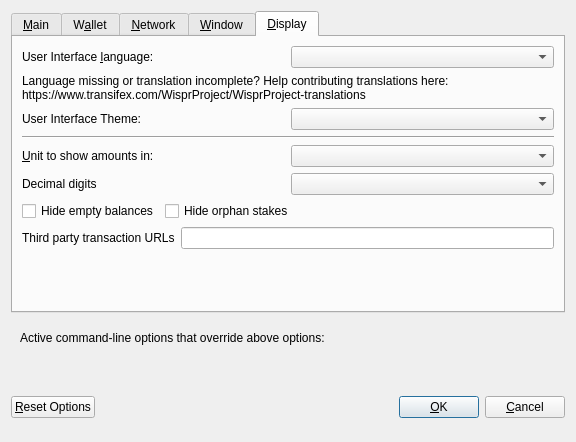
<?xml version="1.0" encoding="UTF-8"?>
<ui version="4.0">
 <class>OptionsDialog</class>
 <widget class="QDialog" name="OptionsDialog">
  <property name="geometry">
   <rect>
    <x>0</x>
    <y>0</y>
    <width>576</width>
    <height>442</height>
   </rect>
  </property>
  <property name="windowTitle">
   <string>Options</string>
  </property>
  <property name="modal">
   <bool>true</bool>
  </property>
  <layout class="QVBoxLayout" name="verticalLayout">
   <item>
    <widget class="QTabWidget" name="tabWidget">
     <property name="currentIndex">
      <number>4</number>
     </property>
     <widget class="QWidget" name="tabMain">
      <attribute name="title">
       <string>&amp;Main</string>
      </attribute>
      <layout class="QVBoxLayout" name="verticalLayout_Main">
       <item>
        <widget class="QCheckBox" name="bitcoinAtStartup">
         <property name="toolTip">
          <string>Automatically start WISPR after logging in to the system.</string>
         </property>
         <property name="text">
          <string>&amp;Start WISPR on system login</string>
         </property>
        </widget>
       </item>
       <item>
        <layout class="QHBoxLayout" name="horizontalLayout_2_Main">
         <item>
          <widget class="QLabel" name="databaseCacheLabel">
           <property name="text">
            <string>Size of &amp;database cache</string>
           </property>
           <property name="textFormat">
            <enum>Qt::PlainText</enum>
           </property>
           <property name="buddy">
            <cstring>databaseCache</cstring>
           </property>
          </widget>
         </item>
         <item>
          <widget class="QSpinBox" name="databaseCache"/>
         </item>
         <item>
          <widget class="QLabel" name="databaseCacheUnitLabel">
           <property name="text">
            <string>MB</string>
           </property>
           <property name="textFormat">
            <enum>Qt::PlainText</enum>
           </property>
          </widget>
         </item>
         <item>
          <spacer name="horizontalSpacer_2_Main">
           <property name="orientation">
            <enum>Qt::Horizontal</enum>
           </property>
           <property name="sizeHint" stdset="0">
            <size>
             <width>40</width>
             <height>20</height>
            </size>
           </property>
          </spacer>
         </item>
        </layout>
       </item>
       <item>
        <layout class="QHBoxLayout" name="horizontalLayout_3_Main">
         <item>
          <widget class="QLabel" name="threadsScriptVerifLabel">
           <property name="text">
            <string>Number of script &amp;verification threads</string>
           </property>
           <property name="textFormat">
            <enum>Qt::PlainText</enum>
           </property>
           <property name="buddy">
            <cstring>threadsScriptVerif</cstring>
           </property>
          </widget>
         </item>
         <item>
          <widget class="QSpinBox" name="threadsScriptVerif">
           <property name="toolTip">
            <string>(0 = auto, &lt;0 = leave that many cores free)</string>
           </property>
          </widget>
         </item>
         <item>
          <spacer name="horizontalSpacer_3_Main">
           <property name="orientation">
            <enum>Qt::Horizontal</enum>
           </property>
           <property name="sizeHint" stdset="0">
            <size>
             <width>40</width>
             <height>20</height>
            </size>
           </property>
          </spacer>
         </item>
        </layout>
       </item>
       <item>
        <spacer name="verticalSpacer_2">
         <property name="orientation">
          <enum>Qt::Vertical</enum>
         </property>
         <property name="sizeHint" stdset="0">
          <size>
           <width>20</width>
           <height>40</height>
          </size>
         </property>
        </spacer>
       </item>
       <item>
        <layout class="QHBoxLayout" name="horiz-autominting-layout">
         <item>
          <widget class="QCheckBox" name="checkBoxZeromintEnable">
           <property name="toolTip">
          <string>Enable automatic minting of WSP units to zWSP</string>
           </property>
           <property name="layoutDirection">
            <enum>Qt::LeftToRight</enum>
           </property>
           <property name="text">
          <string>Enable zWSP Automint</string>
           </property>
          </widget>
         </item>
         <item>
          <widget class="QCheckBox" name="checkBoxZeromintAddresses">
           <property name="toolTip">
            <string>Enable automatic zWSP minting from specific addresses</string>
           </property>
           <property name="layoutDirection">
            <enum>Qt::LeftToRight</enum>
           </property>
           <property name="text">
            <string>Enable Automint Addresses</string>
           </property>
          </widget>
         </item>
        </layout>
       </item>
       <item>
        <layout class="QHBoxLayout" name="horizontalLayout_3">
         <item>
          <widget class="QLabel" name="percentage_label">
           <property name="toolTip">
            <string>Percentage of incoming WSP which get automatically converted to zWSP via Zerocoin Protocol (min: 10%)</string>
           </property>
           <property name="text">
            <string>Percentage of autominted zWSP</string>
           </property>
          </widget>
         </item>
         <item>
          <widget class="QSpinBox" name="zeromintPercentage">
           <property name="minimum">
            <number>1</number>
           </property>
           <property name="maximum">
            <number>100</number>
           </property>
          </widget>
         </item>
        </layout>
       </item>
       <item>
        <layout class="QHBoxLayout" name="horizontalLayout" stretch="0,0">
         <property name="sizeConstraint">
          <enum>QLayout::SetFixedSize</enum>
         </property>
         <item>
          <widget class="QLabel" name="labelPreferredDenom">
           <property name="maximumSize">
            <size>
             <width>16777215</width>
             <height>16777215</height>
            </size>
           </property>
           <property name="toolTip">
            <string>Wait with automatic conversion to Zerocoin until enough WSP for this denomination is available</string>
           </property>
           <property name="text">
            <string>Preferred Automint zWSP Denomination</string>
           </property>
          </widget>
         </item>
         <item>
          <widget class="QComboBox" name="preferredDenom">
           <property name="maximumSize">
            <size>
             <width>16777215</width>
             <height>27</height>
            </size>
           </property>
           <property name="toolTip">
            <string>Wait with automatic conversion to Zerocoin until enough WSP for this denomination is available</string>
           </property>
           <property name="maxVisibleItems">
            <number>9</number>
           </property>
           <property name="maxCount">
            <number>9</number>
           </property>
          </widget>
         </item>
        </layout>
       </item>
      </layout>
     </widget>
     <widget class="QWidget" name="tabWallet">
      <attribute name="title">
       <string>W&amp;allet</string>
      </attribute>
      <layout class="QVBoxLayout" name="verticalLayout_Wallet">
       <item>
        <layout class="QHBoxLayout" name="horizontalLayout_2_Wallet">
         <item>
          <widget class="QLabel" name="labelStakeSplitThresholdText">
           <property name="text">
            <string>Stake split threshold:</string>
           </property>
          </widget>
         </item>
         <item>
          <widget class="QSpinBox" name="spinBoxStakeSplitThreshold">
           <property name="minimum">
            <number>1</number>
           </property>
           <property name="maximum">
            <number>999999</number>
           </property>
          </widget>
         </item>
        </layout>
       </item>
       <item>
        <widget class="QGroupBox" name="groupBox">
         <property name="title">
          <string>Expert</string>
         </property>
         <layout class="QVBoxLayout" name="verticalLayout_2">
          <item>
           <widget class="QCheckBox" name="coinControlFeatures">
            <property name="toolTip">
             <string>Whether to show coin control features or not.</string>
            </property>
            <property name="text">
             <string>Enable coin &amp;control features</string>
            </property>
           </widget>
          </item>
          <item>
           <widget class="QCheckBox" name="showMasternodesTab">
            <property name="toolTip">
             <string>Show additional tab listing all your masternodes in first sub-tab&lt;br/&gt;and all masternodes on the network in second sub-tab.</string>
            </property>
            <property name="text">
             <string>Show Masternodes Tab</string>
            </property>
           </widget>
          </item>
          <item>
           <widget class="QCheckBox" name="spendZeroConfChange">
            <property name="toolTip">
             <string>If you disable the spending of unconfirmed change, the change from a transaction&lt;br/&gt;cannot be used until that transaction has at least one confirmation.&lt;br/&gt;This also affects how your balance is computed.</string>
            </property>
            <property name="text">
             <string>&amp;Spend unconfirmed change</string>
            </property>
           </widget>
          </item>
         </layout>
        </widget>
       </item>
       <item>
        <spacer name="verticalSpacer_Wallet">
         <property name="orientation">
          <enum>Qt::Vertical</enum>
         </property>
         <property name="sizeHint" stdset="0">
          <size>
           <width>20</width>
           <height>40</height>
          </size>
         </property>
        </spacer>
       </item>
      </layout>
     </widget>
     <widget class="QWidget" name="tabNetwork">
      <attribute name="title">
       <string>&amp;Network</string>
      </attribute>
      <layout class="QVBoxLayout" name="verticalLayout_Network">
       <item>
        <widget class="QCheckBox" name="mapPortUpnp">
         <property name="toolTip">
          <string>Automatically open the WISPR client port on the router. This only works when your router supports UPnP and it is enabled.</string>
         </property>
         <property name="text">
          <string>Map port using &amp;UPnP</string>
         </property>
        </widget>
       </item>
       <item>
        <widget class="QCheckBox" name="allowIncoming">
         <property name="toolTip">
          <string>Accept connections from outside</string>
         </property>
         <property name="text">
          <string>Allow incoming connections</string>
         </property>
        </widget>
       </item>
       <item>
        <widget class="QCheckBox" name="connectSocks">
         <property name="toolTip">
          <string>Connect to the WISPR network through a SOCKS5 proxy.</string>
         </property>
         <property name="text">
          <string>&amp;Connect through SOCKS5 proxy (default proxy):</string>
         </property>
        </widget>
       </item>
       <item>
        <layout class="QHBoxLayout" name="horizontalLayout_1_Network">
         <item>
          <widget class="QLabel" name="proxyIpLabel">
           <property name="text">
            <string>Proxy &amp;IP:</string>
           </property>
           <property name="textFormat">
            <enum>Qt::PlainText</enum>
           </property>
           <property name="buddy">
            <cstring>proxyIp</cstring>
           </property>
          </widget>
         </item>
         <item>
          <widget class="QValidatedLineEdit" name="proxyIp">
           <property name="minimumSize">
            <size>
             <width>140</width>
             <height>0</height>
            </size>
           </property>
           <property name="maximumSize">
            <size>
             <width>140</width>
             <height>16777215</height>
            </size>
           </property>
           <property name="toolTip">
            <string>IP address of the proxy (e.g. IPv4: 127.0.0.1 / IPv6: ::1)</string>
           </property>
          </widget>
         </item>
         <item>
          <widget class="QLabel" name="proxyPortLabel">
           <property name="text">
            <string>&amp;Port:</string>
           </property>
           <property name="textFormat">
            <enum>Qt::PlainText</enum>
           </property>
           <property name="buddy">
            <cstring>proxyPort</cstring>
           </property>
          </widget>
         </item>
         <item>
          <widget class="QLineEdit" name="proxyPort">
           <property name="minimumSize">
            <size>
             <width>55</width>
             <height>0</height>
            </size>
           </property>
           <property name="maximumSize">
            <size>
             <width>55</width>
             <height>16777215</height>
            </size>
           </property>
           <property name="toolTip">
            <string>Port of the proxy (e.g. 9050)</string>
           </property>
          </widget>
         </item>
         <item>
          <spacer name="horizontalSpacer_1_Network">
           <property name="orientation">
            <enum>Qt::Horizontal</enum>
           </property>
           <property name="sizeHint" stdset="0">
            <size>
             <width>40</width>
             <height>20</height>
            </size>
           </property>
          </spacer>
         </item>
        </layout>
       </item>
       <item>
        <spacer name="verticalSpacer_Network">
         <property name="orientation">
          <enum>Qt::Vertical</enum>
         </property>
         <property name="sizeHint" stdset="0">
          <size>
           <width>20</width>
           <height>40</height>
          </size>
         </property>
        </spacer>
       </item>
      </layout>
     </widget>
     <widget class="QWidget" name="tabWindow">
      <attribute name="title">
       <string>&amp;Window</string>
      </attribute>
      <layout class="QVBoxLayout" name="verticalLayout_Window">
       <item>
        <widget class="QCheckBox" name="minimizeToTray">
         <property name="toolTip">
          <string>Show only a tray icon after minimizing the window.</string>
         </property>
         <property name="text">
          <string>&amp;Minimize to the tray instead of the taskbar</string>
         </property>
        </widget>
       </item>
       <item>
        <widget class="QCheckBox" name="minimizeOnClose">
         <property name="toolTip">
          <string>Minimize instead of exit the application when the window is closed. When this option is enabled, the application will be closed only after selecting Quit in the menu.</string>
         </property>
         <property name="text">
          <string>M&amp;inimize on close</string>
         </property>
        </widget>
       </item>
       <item>
        <spacer name="verticalSpacer_Window">
         <property name="orientation">
          <enum>Qt::Vertical</enum>
         </property>
         <property name="sizeHint" stdset="0">
          <size>
           <width>20</width>
           <height>40</height>
          </size>
         </property>
        </spacer>
       </item>
      </layout>
     </widget>
     <widget class="QWidget" name="tabDisplay">
      <attribute name="title">
       <string>&amp;Display</string>
      </attribute>
      <layout class="QVBoxLayout" name="verticalLayout_Display">
       <item>
        <layout class="QHBoxLayout" name="horizontalLayout_1_Display">
         <item>
          <widget class="QLabel" name="langLabel">
           <property name="text">
            <string>User Interface &amp;language:</string>
           </property>
           <property name="textFormat">
            <enum>Qt::PlainText</enum>
           </property>
           <property name="buddy">
            <cstring>lang</cstring>
           </property>
          </widget>
         </item>
         <item>
          <widget class="QValueComboBox" name="lang">
           <property name="toolTip">
            <string>The user interface language can be set here. This setting will take effect after restarting WISPR.</string>
           </property>
          </widget>
         </item>
        </layout>
       </item>
       <item>
        <widget class="QLabel" name="label_3">
         <property name="toolTip">
          <string notr="true"/>
         </property>
         <property name="statusTip">
          <string notr="true"/>
         </property>
         <property name="whatsThis">
          <string notr="true"/>
         </property>
         <property name="accessibleName">
          <string notr="true"/>
         </property>
         <property name="text">
          <string>Language missing or translation incomplete? Help contributing translations here:
https://www.transifex.com/WisprProject/WisprProject-translations</string>
         </property>
         <property name="wordWrap">
          <bool>true</bool>
         </property>
         <property name="openExternalLinks">
          <bool>true</bool>
         </property>
         <property name="textInteractionFlags">
          <set>Qt::TextBrowserInteraction</set>
         </property>
        </widget>
       </item>
       <item>
        <layout class="QHBoxLayout" name="horizontalLayout_2_Display" stretch="0,0">
         <item>
          <widget class="QLabel" name="themeLabel">
           <property name="text">
            <string>User Interface Theme:</string>
           </property>
          </widget>
         </item>
         <item>
          <widget class="QValueComboBox" name="theme"/>
         </item>
        </layout>
       </item>
       <item>
        <widget class="Line" name="line">
         <property name="orientation">
          <enum>Qt::Horizontal</enum>
         </property>
        </widget>
       </item>
       <item>
        <layout class="QHBoxLayout" name="horizontalLayout_3_Display">
         <item>
          <widget class="QLabel" name="unitLabel">
           <property name="text">
            <string>&amp;Unit to show amounts in:</string>
           </property>
           <property name="textFormat">
            <enum>Qt::PlainText</enum>
           </property>
           <property name="buddy">
            <cstring>unit</cstring>
           </property>
          </widget>
         </item>
         <item>
          <widget class="QValueComboBox" name="unit">
           <property name="toolTip">
            <string>Choose the default subdivision unit to show in the interface and when sending coins.</string>
           </property>
          </widget>
         </item>
        </layout>
       </item>
       <item>
        <layout class="QHBoxLayout" name="horizontalLayout_4_Display">
         <item>
          <widget class="QLabel" name="digitsLabel">
           <property name="text">
            <string>Decimal digits</string>
           </property>
          </widget>
         </item>
         <item>
          <widget class="QValueComboBox" name="digits"/>
         </item>
        </layout>
       </item>
       <item>
        <layout class="QHBoxLayout" name="horizontalLayout_5_Display">
         <item>
          <widget class="QCheckBox" name="checkBoxHideZeroBalances">
           <property name="toolTip">
            <string>Hide empty balances</string>
           </property>
           <property name="layoutDirection">
            <enum>Qt::LeftToRight</enum>
           </property>
           <property name="text">
            <string>Hide empty balances</string>
           </property>
          </widget>
         </item>
         <item>
          <widget class="QCheckBox" name="checkBoxHideOrphans">
           <property name="toolTip">
            <string>Hide orphan stakes in transaction lists</string>
           </property>
           <property name="text">
            <string>Hide orphan stakes</string>
           </property>
          </widget>
         </item>
         <item>
          <spacer name="horizontalSpacer">
           <property name="orientation">
            <enum>Qt::Horizontal</enum>
           </property>
           <property name="sizeHint" stdset="0">
            <size>
             <width>40</width>
             <height>20</height>
            </size>
           </property>
          </spacer>
         </item>
        </layout>
       </item>
       <item>
        <layout class="QHBoxLayout" name="horizontalLayout_6_Display">
         <item>
          <widget class="QLabel" name="thirdPartyTxUrlsLabel">
           <property name="toolTip">
            <string>Third party URLs (e.g. a block explorer) that appear in the transactions tab as context menu items. %s in the URL is replaced by transaction hash. Multiple URLs are separated by vertical bar |.</string>
           </property>
           <property name="text">
            <string>Third party transaction URLs</string>
           </property>
           <property name="buddy">
            <cstring>thirdPartyTxUrls</cstring>
           </property>
          </widget>
         </item>
         <item>
          <widget class="QLineEdit" name="thirdPartyTxUrls">
           <property name="toolTip">
            <string>Third party URLs (e.g. a block explorer) that appear in the transactions tab as context menu items. %s in the URL is replaced by transaction hash. Multiple URLs are separated by vertical bar |.</string>
           </property>
          </widget>
         </item>
        </layout>
       </item>
       <item>
        <spacer name="verticalSpacer">
         <property name="orientation">
          <enum>Qt::Vertical</enum>
         </property>
         <property name="sizeHint" stdset="0">
          <size>
           <width>20</width>
           <height>40</height>
          </size>
         </property>
        </spacer>
       </item>
      </layout>
     </widget>
    </widget>
   </item>
   <item>
    <widget class="QFrame" name="frame">
     <layout class="QVBoxLayout" name="verticalLayout_Bottom">
      <item>
       <layout class="QHBoxLayout" name="horizontalLayout_Bottom">
        <item>
         <widget class="QLabel" name="overriddenByCommandLineInfoLabel">
          <property name="text">
           <string>Active command-line options that override above options:</string>
          </property>
          <property name="textFormat">
           <enum>Qt::PlainText</enum>
          </property>
         </widget>
        </item>
        <item>
         <spacer name="horizontalSpacer_Bottom">
          <property name="orientation">
           <enum>Qt::Horizontal</enum>
          </property>
          <property name="sizeHint" stdset="0">
           <size>
            <width>40</width>
            <height>20</height>
           </size>
          </property>
         </spacer>
        </item>
       </layout>
      </item>
      <item>
       <widget class="QLabel" name="overriddenByCommandLineLabel">
        <property name="text">
         <string/>
        </property>
        <property name="textFormat">
         <enum>Qt::PlainText</enum>
        </property>
        <property name="wordWrap">
         <bool>true</bool>
        </property>
       </widget>
      </item>
     </layout>
    </widget>
   </item>
   <item>
    <layout class="QHBoxLayout" name="horizontalLayout_Buttons">
     <item>
      <widget class="QPushButton" name="resetButton">
       <property name="toolTip">
        <string>Reset all client options to default.</string>
       </property>
       <property name="text">
        <string>&amp;Reset Options</string>
       </property>
       <property name="autoDefault">
        <bool>false</bool>
       </property>
      </widget>
     </item>
     <item>
      <spacer name="horizontalSpacer_1">
       <property name="orientation">
        <enum>Qt::Horizontal</enum>
       </property>
       <property name="sizeHint" stdset="0">
        <size>
         <width>40</width>
         <height>48</height>
        </size>
       </property>
      </spacer>
     </item>
     <item>
      <widget class="QLabel" name="statusLabel">
       <property name="minimumSize">
        <size>
         <width>200</width>
         <height>0</height>
        </size>
       </property>
       <property name="font">
        <font>
         <weight>75</weight>
         <bold>true</bold>
        </font>
       </property>
       <property name="text">
        <string/>
       </property>
       <property name="textFormat">
        <enum>Qt::PlainText</enum>
       </property>
       <property name="wordWrap">
        <bool>true</bool>
       </property>
      </widget>
     </item>
     <item>
      <spacer name="horizontalSpacer_2">
       <property name="orientation">
        <enum>Qt::Horizontal</enum>
       </property>
       <property name="sizeHint" stdset="0">
        <size>
         <width>40</width>
         <height>48</height>
        </size>
       </property>
      </spacer>
     </item>
     <item>
      <widget class="QPushButton" name="okButton">
       <property name="text">
        <string>&amp;OK</string>
       </property>
       <property name="autoDefault">
        <bool>false</bool>
       </property>
       <property name="default">
        <bool>true</bool>
       </property>
      </widget>
     </item>
     <item>
      <widget class="QPushButton" name="cancelButton">
       <property name="text">
        <string>&amp;Cancel</string>
       </property>
       <property name="autoDefault">
        <bool>false</bool>
       </property>
      </widget>
     </item>
    </layout>
   </item>
  </layout>
 </widget>
 <customwidgets>
  <customwidget>
   <class>QValidatedLineEdit</class>
   <extends>QLineEdit</extends>
   <header>qt/qvalidatedlineedit.h</header>
  </customwidget>
  <customwidget>
   <class>QValueComboBox</class>
   <extends>QComboBox</extends>
   <header>qvaluecombobox.h</header>
  </customwidget>
 </customwidgets>
 <resources/>
 <connections/>
</ui>
